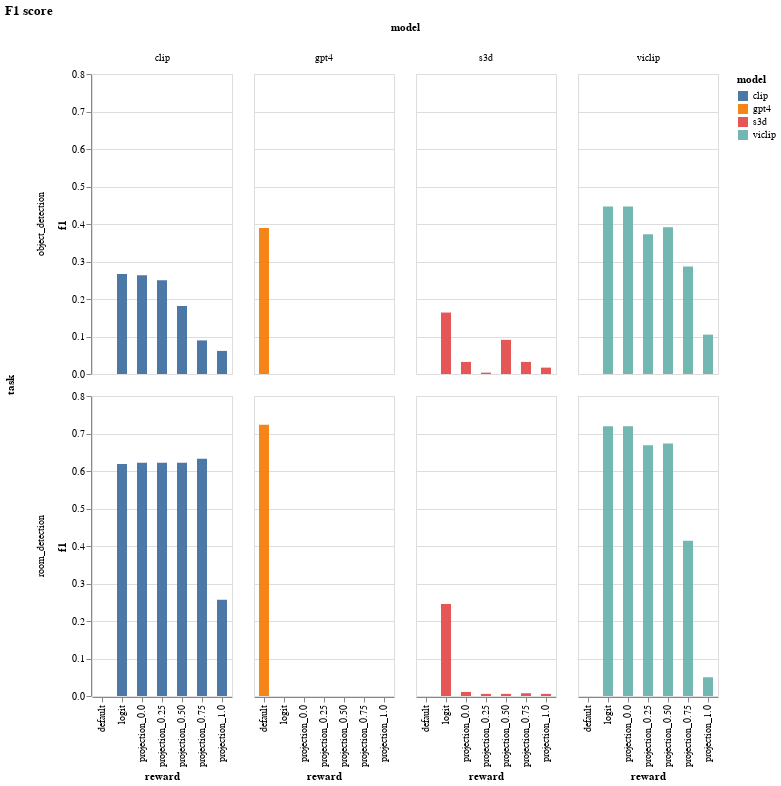

Source (notebook cell):
### Markdown cell above
Now that we have a table with metrics, we can plot it. We use `altair` because it allows for the type of interactivity we need later.

### Code cell
def plot_metric(metric_name):
    return (
        alt.Chart(metrics.to_pandas())
        .mark_bar(width=10)
        .encode(
            x="reward",
            y=metric_name,
            color="model",
            tooltip=[metric_name, "model", "reward"],
        )
        .facet(column="model", row="task")
        .properties(title="F1 score")
    )


plot_metric("f1")

### Figure 1 — Vega-Lite specification as saved in the notebook (floating-point values rounded to 4 significant figures)
{"config": {"view": {"continuousWidth": 300, "continuousHeight": 300}}, "data": {"name": "data-dba3fee8d08d9c222df258a1c7bb2413"}, "facet": {"column": {"field": "model", "type": "nominal"}, "row": {"field": "task", "type": "nominal"}}, "spec": {"mark": {"type": "bar", "width": 10}, "encoding": {"color": {"field": "model", "type": "nominal"}, "tooltip": [{"field": "f1", "type": "quantitative"}, {"field": "model", "type": "nominal"}, {"field": "reward", "type": "nominal"}], "x": {"field": "reward", "type": "nominal"}, "y": {"field": "f1", "type": "quantitative"}}}, "title": "F1 score", "$schema": "https://vega.github.io/schema/vega-lite/v5.16.3.json", "datasets": {"data-dba3fee8d08d9c222df258a1c7bb2413": [{"task": "room_detection", "model": "viclip", "reward": "projection_0.75", "f1": 0.4141}, {"task": "object_detection", "model": "s3d", "reward": "logit", "f1": 0.1639}, {"task": "room_detection", "model": "s3d", "reward": "logit", "f1": 0.2454}, {"task": "object_detection", "model": "s3d", "reward": "projection_0.0", "f1": 0.0321}, {"task": "room_detection", "model": "s3d", "reward": "projection_0.0", "f1": 0.01086}, {"task": "object_detection", "model": "viclip", "reward": "projection_0.25", "f1": 0.3726}, {"task": "object_detection", "model": "clip", "reward": "projection_0.0", "f1": 0.2633}, {"task": "room_detection", "model": "clip", "reward": "projection_0.0", "f1": 0.6218}, {"task": "room_detection", "model": "viclip", "reward": "projection_0.50", "f1": 0.6731}, {"task": "room_detection", "model": "clip", "reward": "logit", "f1": 0.6188}, {"task": "object_detection", "model": "clip", "reward": "logit", "f1": 0.2668}, {"task": "object_detection", "model": "gpt4", "reward": "default", "f1": 0.3896}, {"task": "object_detection", "model": "viclip", "reward": "projection_0.75", "f1": 0.2865}, {"task": "room_detection", "model": "viclip", "reward": "projection_0.0", "f1": 0.7193}, {"task": "object_detection", "model": "clip", "reward": "projection_0.50", "f1": 0.1813}, {"task": "room_detection", "model": "gpt4", "reward": "default", "f1": 0.7232}, {"task": "room_detection", "model": "clip", "reward": "projection_0.50", "f1": 0.6218}, {"task": "room_detection", "model": "clip", "reward": "projection_1.0", "f1": 0.2568}, {"task": "room_detection", "model": "viclip", "reward": "logit", "f1": 0.7193}, {"task": "object_detection", "model": "clip", "reward": "projection_1.0", "f1": 0.06158}, {"task": "room_detection", "model": "s3d", "reward": "projection_0.50", "f1": 0.005629}, {"task": "object_detection", "model": "s3d", "reward": "projection_0.50", "f1": 0.09113}, {"task": "object_detection", "model": "clip", "reward": "projection_0.25", "f1": 0.2497}, {"task": "room_detection", "model": "clip", "reward": "projection_0.25", "f1": 0.6218}, {"task": "room_detection", "model": "s3d", "reward": "projection_1.0", "f1": 0.005629}, {"task": "object_detection", "model": "s3d", "reward": "projection_1.0", "f1": 0.01701}, {"task": "object_detection", "model": "viclip", "reward": "projection_0.0", "f1": 0.4464}, {"task": "room_detection", "model": "viclip", "reward": "projection_1.0", "f1": 0.04996}, {"task": "object_detection", "model": "viclip", "reward": "logit", "f1": 0.4464}, {"task": "room_detection", "model": "clip", "reward": "projection_0.75", "f1": 0.6325}, {"task": "room_detection", "model": "viclip", "reward": "projection_0.25", "f1": 0.6689}, {"task": "room_detection", "model": "s3d", "reward": "projection_0.75", "f1": 0.007414}, {"task": "object_detection", "model": "s3d", "reward": "projection_0.75", "f1": 0.0321}, {"task": "room_detection", "model": "s3d", "reward": "projection_0.25", "f1": 0.005629}, {"task": "object_detection", "model": "s3d", "reward": "projection_0.25", "f1": 0.003571}, {"task": "object_detection", "model": "viclip", "reward": "projection_0.50", "f1": 0.3915}, {"task": "object_detection", "model": "viclip", "reward": "projection_1.0", "f1": 0.105}, {"task": "object_detection", "model": "clip", "reward": "projection_0.75", "f1": 0.08964}]}}
